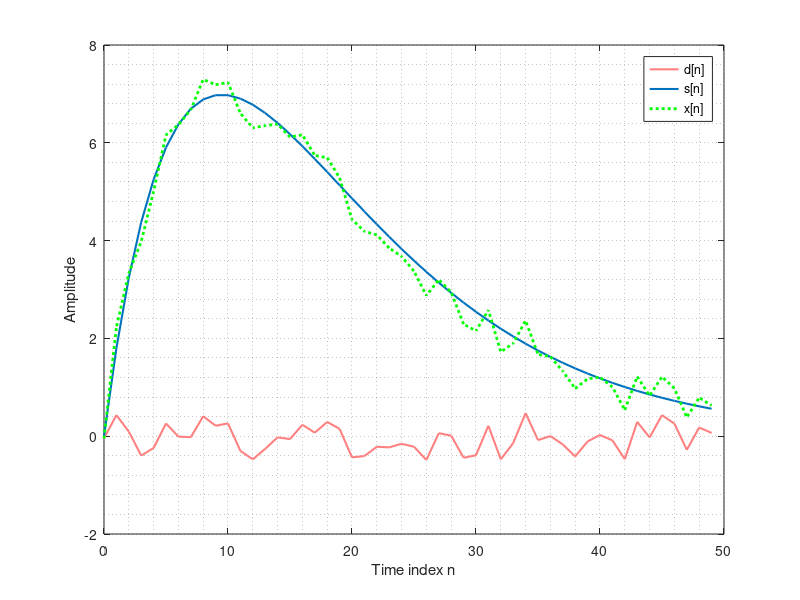
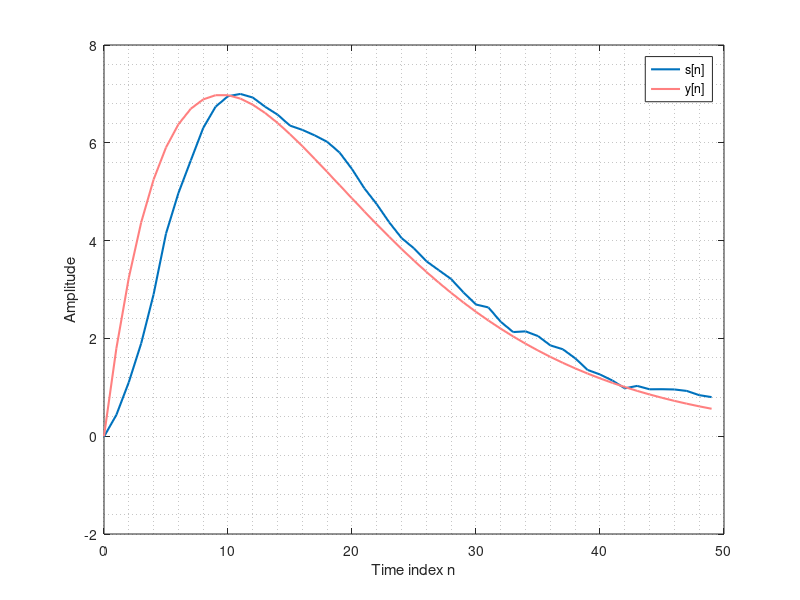

The MATLAB script that drew these images, in order:
% Program 4_1
% Signal Smoothing by a Moving-Average Filter %
R = 50;
d = rand(R,1)-0.5;
m = 0:1:R-1;
s = 2*m.*(0.9.^m);
x =s+d';
figure;
plot(m,d,'r-','LineWidth',1.5,'color',[1,0.5,0.5]) 
hold on
plot(m,s,'LineWidth',1.5) 
hold on
plot(m,x,'g:','LineWidth',2) 
xlabel('Time index n'); 
ylabel('Amplitude') 
legend('d[n]','s[n]','x[n]');
grid minor


figure;
M = input('Number of input samples = ');
b = ones(M,1)/M;
y = filter(b,1,x);
plot(m,y,'LineWidth',1.5) 
hold on
plot(m,s,'LineWidth',1.5,'color',[1,0.5,0.5]) 
hold on
legend('s[n]','y[n]');
xlabel ('Time index n');ylabel('Amplitude')
grid minor